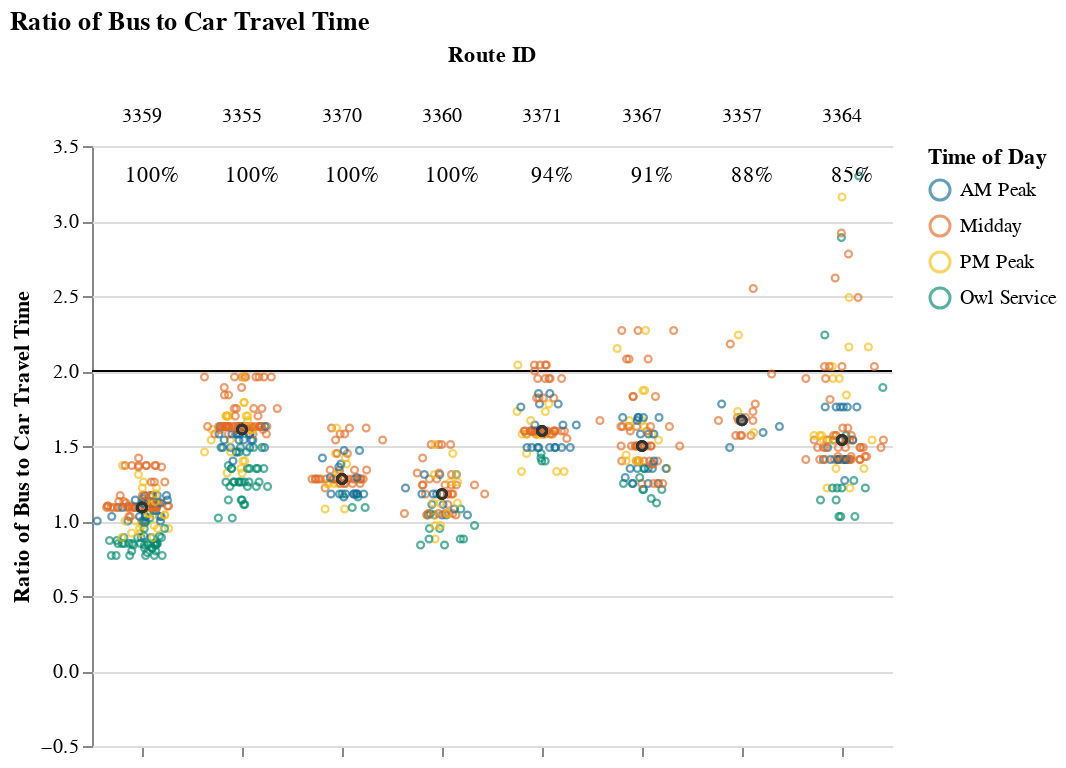
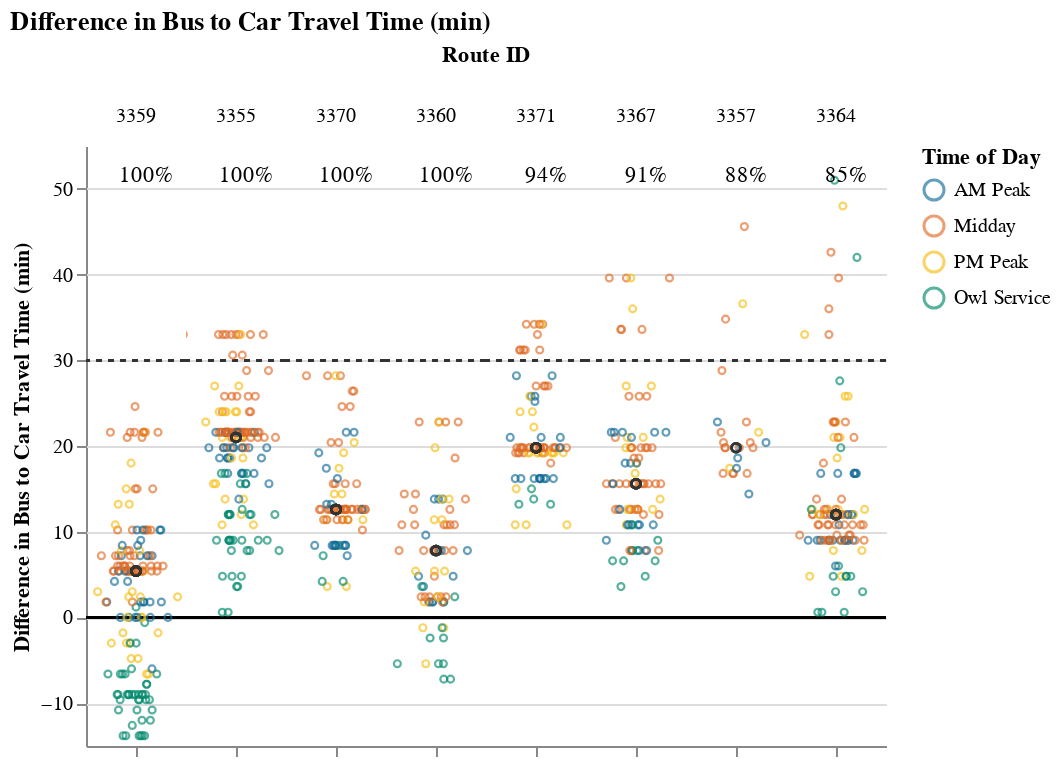

Notebook code cell kept with these figures, in order:
### Markdown cell above
### Medium Routes (1-1.5 hrs)

### Code cell
route_group = "medium"
try:
    display_charts_for_route_group(df, route_group)
except:
    print("No routes meet this criteria.")

### Figure 1 — Vega-Lite specification as saved in the notebook (floating-point values rounded to 4 significant figures; data arrays with more than 128 entries replaced by an {"elided": "..."} marker saying what was removed)
{"config": {"view": {"continuousWidth": 400, "continuousHeight": 300, "stroke": null}, "facet": {"spacing": 0}}, "data": {"name": "data-d3b7340f2bbaed2e3d26bebfa614d82a"}, "facet": {"column": {"field": "route_id", "sort": ["3359", "3355", "3370", "3360", "3371", "3367", "3357", "3364"], "title": "Route ID", "type": "nominal"}}, "spec": {"layer": [{"mark": "rule", "encoding": {"color": {"value": "black"}, "y": {"field": "cutoff", "type": "quantitative"}}, "selection": {"selector003": {"type": "interval", "bind": "scales", "encodings": ["x", "y"]}}}, {"mark": {"type": "point", "opacity": 0.65, "size": 12, "strokeWidth": 1.1}, "encoding": {"color": {"field": "time_of_day", "scale": {"range": ["#136C97", "#E16B26", "#F6BF16", "#00896B", "#7790A3", "#5B559C"]}, "sort": ["AM Peak", "Midday", "PM Peak", "Owl Service"], "title": "Time of Day", "type": "nominal"}, "tooltip": [{"field": "route_id", "type": "nominal"}, {"field": "route_name", "type": "nominal"}, {"field": "trip_id", "type": "nominal"}, {"field": "service_hours", "type": "quantitative"}, {"field": "car_duration_hours", "type": "quantitative"}, {"field": "bus_multiplier", "type": "quantitative"}, {"field": "bus_difference", "type": "quantitative"}, {"field": "num_trips", "type": "quantitative"}, {"field": "num_competitive", "type": "quantitative"}, {"field": "pct_trips_competitive", "type": "quantitative"}, {"field": "p25", "type": "quantitative"}, {"field": "p50", "type": "quantitative"}, {"field": "p75", "type": "quantitative"}], "x": {"axis": {"grid": false, "labels": false, "ticks": true, "values": [0]}, "field": "jitter", "scale": {}, "title": null, "type": "quantitative"}, "y": {"field": "bus_multiplier", "scale": {"domain": [-0.25, 3.3]}, "title": "Ratio of Bus to Car Travel Time", "type": "quantitative"}}, "transform": [{"calculate": "sqrt(-2*log(random()))*cos(2*PI*random())", "as": "jitter"}], "width": 50}, {"layer": [{"mark": {"type": "point", "opacity": 0.6, "size": 20, "strokeWidth": 1.3}, "encoding": {"color": {"value": "#323434"}, "y": {"field": "bus_multiplier", "type": "quantitative"}}, "transform": [{"filter": "(datum.p50_trip === 1)"}]}, {"mark": {"type": "text", "align": "center", "baseline": "middle"}, "encoding": {"color": {"value": "black"}, "text": {"field": "pct_trips_competitive", "format": ".0%", "type": "quantitative"}, "tooltip": [{"field": "route_id", "type": "nominal"}, {"field": "route_name", "type": "nominal"}, {"field": "trip_id", "type": "nominal"}, {"field": "service_hours", "type": "quantitative"}, {"field": "car_duration_hours", "type": "quantitative"}, {"field": "bus_multiplier", "type": "quantitative"}, {"field": "bus_difference", "type": "quantitative"}, {"field": "num_trips", "type": "quantitative"}, {"field": "num_competitive", "type": "quantitative"}, {"field": "pct_trips_competitive", "type": "quantitative"}, {"field": "p25", "type": "quantitative"}, {"field": "p50", "type": "quantitative"}, {"field": "p75", "type": "quantitative"}], "x": {"value": 30}, "y": {"value": 15}}, "transform": [{"calculate": "sqrt(-2*log(random()))*cos(2*PI*random())", "as": "jitter"}, {"filter": "(datum.fastest_trip === 1)"}]}]}]}, "resolve": {"scale": {"y": "shared"}}, "title": "Ratio of Bus to Car Travel Time", "$schema": "https://vega.github.io/schema/vega-lite/v4.17.0.json", "datasets": {"data-d3b7340f2bbaed2e3d26bebfa614d82a": {"elided": "746 records"}}}

### Figure 2 — Vega-Lite specification as saved in the notebook (floating-point values rounded to 4 significant figures; data arrays with more than 128 entries replaced by an {"elided": "..."} marker saying what was removed)
{"config": {"view": {"continuousWidth": 400, "continuousHeight": 300, "stroke": null}, "facet": {"spacing": 0}}, "data": {"name": "data-f3856efa1a7f327643e511ca297380f9"}, "facet": {"column": {"field": "route_id", "sort": ["3359", "3355", "3370", "3360", "3371", "3367", "3357", "3364"], "title": "Route ID", "type": "nominal"}}, "spec": {"layer": [{"mark": "rule", "encoding": {"color": {"value": "black"}, "y": {"field": "cutoff", "type": "quantitative"}}, "selection": {"selector004": {"type": "interval", "bind": "scales", "encodings": ["x", "y"]}}}, {"mark": {"type": "rule", "strokeDash": [3, 3]}, "encoding": {"color": {"value": "#323434"}, "y": {"field": "cutoff2", "type": "quantitative"}}}, {"mark": {"type": "point", "opacity": 0.65, "size": 12, "strokeWidth": 1.1}, "encoding": {"color": {"field": "time_of_day", "scale": {"range": ["#136C97", "#E16B26", "#F6BF16", "#00896B", "#7790A3", "#5B559C"]}, "sort": ["AM Peak", "Midday", "PM Peak", "Owl Service"], "title": "Time of Day", "type": "nominal"}, "tooltip": [{"field": "route_id", "type": "nominal"}, {"field": "route_name", "type": "nominal"}, {"field": "trip_id", "type": "nominal"}, {"field": "service_hours", "type": "quantitative"}, {"field": "car_duration_hours", "type": "quantitative"}, {"field": "bus_multiplier", "type": "quantitative"}, {"field": "bus_difference", "type": "quantitative"}, {"field": "num_trips", "type": "quantitative"}, {"field": "num_competitive", "type": "quantitative"}, {"field": "pct_trips_competitive", "type": "quantitative"}, {"field": "p25", "type": "quantitative"}, {"field": "p50", "type": "quantitative"}, {"field": "p75", "type": "quantitative"}], "x": {"axis": {"grid": false, "labels": false, "ticks": true, "values": [0]}, "field": "jitter", "scale": {}, "title": null, "type": "quantitative"}, "y": {"field": "bus_difference", "scale": {"domain": [-13.8, 51.0]}, "title": "Difference in Bus to Car Travel Time (min)", "type": "quantitative"}}, "transform": [{"calculate": "sqrt(-2*log(random()))*cos(2*PI*random())", "as": "jitter"}], "width": 50}, {"layer": [{"mark": {"type": "point", "opacity": 0.6, "size": 20, "strokeWidth": 1.3}, "encoding": {"color": {"value": "#323434"}, "y": {"field": "bus_difference", "type": "quantitative"}}, "transform": [{"filter": "(datum.p50_trip === 1)"}]}, {"mark": {"type": "text", "align": "center", "baseline": "middle"}, "encoding": {"color": {"value": "black"}, "text": {"field": "pct_trips_competitive", "format": ".0%", "type": "quantitative"}, "tooltip": [{"field": "route_id", "type": "nominal"}, {"field": "route_name", "type": "nominal"}, {"field": "trip_id", "type": "nominal"}, {"field": "service_hours", "type": "quantitative"}, {"field": "car_duration_hours", "type": "quantitative"}, {"field": "bus_multiplier", "type": "quantitative"}, {"field": "bus_difference", "type": "quantitative"}, {"field": "num_trips", "type": "quantitative"}, {"field": "num_competitive", "type": "quantitative"}, {"field": "pct_trips_competitive", "type": "quantitative"}, {"field": "p25", "type": "quantitative"}, {"field": "p50", "type": "quantitative"}, {"field": "p75", "type": "quantitative"}], "x": {"value": 30}, "y": {"value": 15}}, "transform": [{"calculate": "sqrt(-2*log(random()))*cos(2*PI*random())", "as": "jitter"}, {"filter": "(datum.fastest_trip === 1)"}]}]}]}, "resolve": {"scale": {"y": "shared"}}, "title": "Difference in Bus to Car Travel Time (min)", "$schema": "https://vega.github.io/schema/vega-lite/v4.17.0.json", "datasets": {"data-f3856efa1a7f327643e511ca297380f9": {"elided": "746 records"}}}
